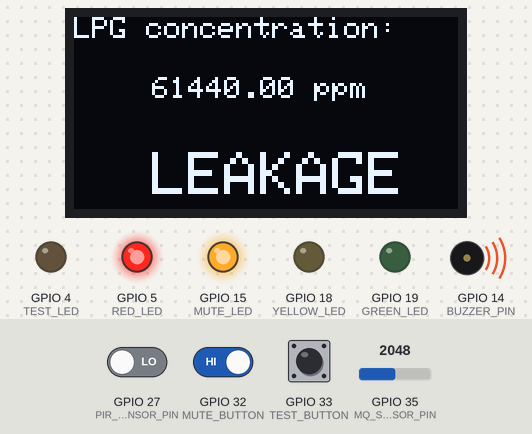
The sketch below on a simulated ESP32. On the bench: 128×64 one-colour display, output pins drawn as LEDs (lit = HIGH), buzzer (waves = sounding, pin HIGH). Inputs (shaded band) come from the test bench; at power-on: GPIO 27 (PIR_SENSOR_PIN) LOW, GPIO 35 (MQ_SENSOR_PIN) = 2048, GPIO 32 (MUTE_BUTTON) HIGH, GPIO 33 (TEST_BUTTON) HIGH. WiFi joins after 1.5 s; servers stay silent unless stated; what the sketch prints to the serial monitor is not drawn.

Above: at 10.9 s.
11.0 s: GPIO 27 (PIR_SENSOR_PIN) driven HIGH
At 17.6 s:
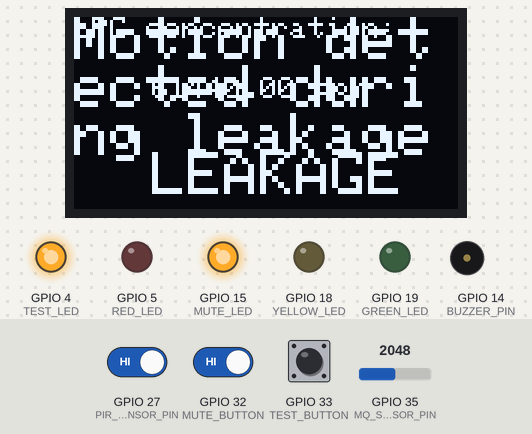
22.3 s: GPIO 35 (MQ_SENSOR_PIN) set to 8
At 28.1 s:
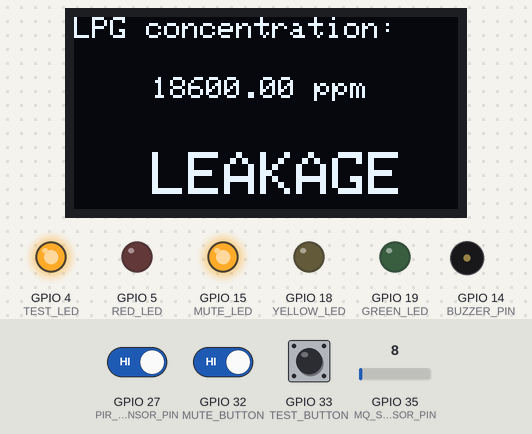
32.5 s: GPIO 35 (MQ_SENSOR_PIN) set to 5
At 39.0 s:
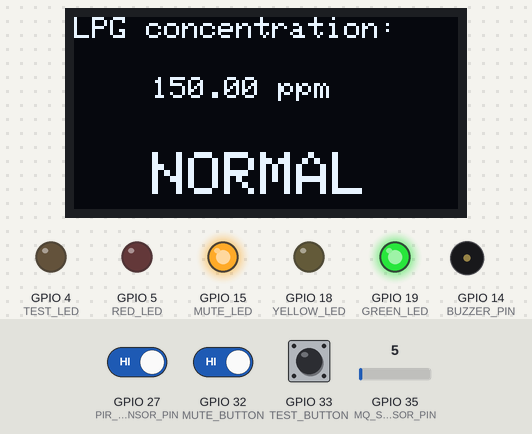
45.2 s: GPIO 35 (MQ_SENSOR_PIN) set to 70
At 50.2 s:
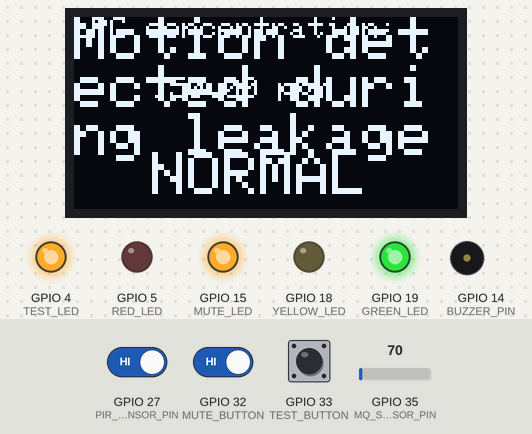
51.8 s: GPIO 27 (PIR_SENSOR_PIN) driven LOW and GPIO 32 (MUTE_BUTTON) driven LOW
At 58.3 s:
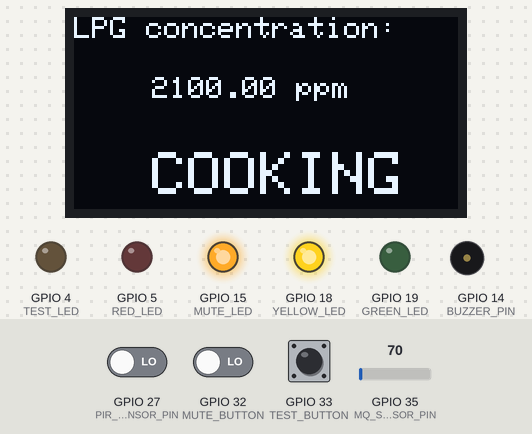
Timing chart, 0 to 59.8 s (numbered marks = the images above; inputs shaded):
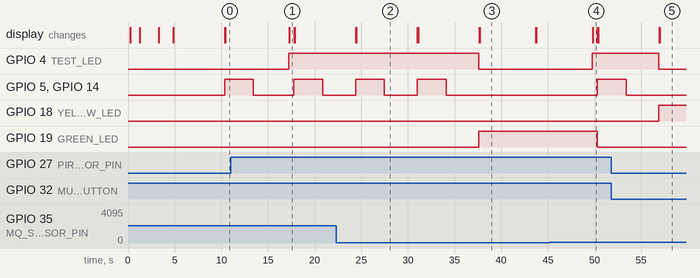

Measured:
- the behaviour switches between 7 and 6 on GPIO 35 (MQ_SENSOR_PIN) (found by bisection; images 2 and 3)
- after the input at 11.0 s, GPIO 4 (TEST_LED): LOW → HIGH after 6.2 s; the display: changes after 6.3 s (image 1)
- after the input at 22.3 s, the display: first differs from a run without the input after 2.2 s (image 2)
- after the input at 32.5 s, GPIO 4 (TEST_LED): HIGH → LOW after 5.1 s; GPIO 5 (RED_LED), GPIO 14 (BUZZER_PIN): goes on until 34.1 s, then stays LOW; GPIO 19 (GREEN_LED): LOW → HIGH after 5.1 s; the display: first changes after 5.1 s (image 3 shows a later state)
- after the input at 45.2 s, GPIO 4 (TEST_LED): LOW → HIGH after 4.6 s; GPIO 5 (RED_LED), GPIO 14 (BUZZER_PIN): LOW → HIGH after 5.1 s; GPIO 19 (GREEN_LED): HIGH → LOW after 5.1 s; the display: changes after 4.6 s (image 4)
- after the input at 51.8 s, GPIO 4 (TEST_LED): HIGH → LOW after 5.1 s; GPIO 5 (RED_LED), GPIO 14 (BUZZER_PIN): goes on until 53.4 s, then stays LOW; GPIO 18 (YELLOW_LED): LOW → HIGH after 5.1 s; the display: first changes after 5.1 s (image 5 shows a later state)
- what the display in image 1 shows lasts 0.5 s, from 17.3 s to 17.8 s

The sketch:

Source_code.ino
```cpp
#include <Wire.h>
#include <Adafruit_GFX.h>
#include <Adafruit_SSD1306.h>
#include <WiFi.h>
#include <WiFiClient.h>
#include <BlynkSimpleEsp32.h>
#include <WiFiManager.h>

// Define constants for display dimensions and I2C address
#define WIDTH 128
#define HEIGHT 64
#define RESET_PIN -1
#define OLED_ADDRESS 0x3C

// Define pin assignments for components
#define BUZZER_PIN 14
#define GREEN_LED 19
#define YELLOW_LED 18
#define RED_LED 5
#define MUTE_BUTTON 32
#define TEST_BUTTON 33
#define MQ_SENSOR_PIN 35 // Other pins: 37, 38, 39, 34, 36
#define PIR_SENSOR_PIN 27
#define MUTE_LED 15
#define TEST_LED 4

// Define Blynk template information
#define BLYNK_TEMPLATE_ID "TMPL6FNWeJsx3"
#define BLYNK_TEMPLATE_NAME "Gas Leakage Detector"
#define BLYNK_AUTH_TOKEN "cj3DAuZWEThcB4aGmqUUZbpqSrFxeLQv"

// Virtual pins for Blynk buttons
#define VPIN_BUTTON_1 V1
#define VPIN_BUTTON_2 V2

// Global variables
bool timeouted = false;
BlynkTimer timer;
Adafruit_SSD1306 display(WIDTH, HEIGHT, &Wire, RESET_PIN);

// Set trigger value for gas leakage in ppm
int leakage_ppm = 5000;
bool motion = false;
float LPGppm = 0;
bool pressed_mute = false;
int t = 0;

// Blynk authentication
char auth[] = BLYNK_AUTH_TOKEN;

// Function prototypes
void measure_ppm();
void printState(String state);
void print_line(String text, int column, int row, int textSize);
void checkBlynkStatus();
void connectWiFi();

void setup() {
  // Initialize sensor and output pins
  pinMode(MQ_SENSOR_PIN, INPUT);
  pinMode(PIR_SENSOR_PIN, INPUT);
  pinMode(BUZZER_PIN, OUTPUT);
  pinMode(GREEN_LED, OUTPUT);
  pinMode(YELLOW_LED, OUTPUT);
  pinMode(RED_LED, OUTPUT);
  pinMode(MUTE_BUTTON, INPUT);
  pinMode(TEST_BUTTON, INPUT);
  pinMode(MUTE_LED, OUTPUT);
  pinMode(TEST_LED, OUTPUT);

  // Initialize serial communication
  Serial.begin(9600);

  // Initialize OLED display
  if (!display.begin(SSD1306_SWITCHCAPVCC, OLED_ADDRESS)) {
    Serial.println(F("SSD1306 allocation failed"));
    for (;;);
  }
  delay(200);
  display.clearDisplay();

  // Display welcome message
  print_line("WELCOME", 10, 25, 2);
  delay(1000);

  display.clearDisplay();
  print_line("Gas leakage detector", 0, 20, 1.5);
  delay(1000);
  display.clearDisplay();

  // Set up Blynk connection and timer
  timer.setInterval(2000L, checkBlynkStatus); // Check Blynk server connection every 2 seconds
  Blynk.config(auth);
  delay(1000);

  // Connect to Wi-Fi
  t = millis();
  while (millis() - t < 30000) {
    if (WiFi.status() != WL_CONNECTED && !timeouted) {
      connectWiFi();
      break;
    }
  }
}

void loop() {
  // Handle Wi-Fi connection during button press
  if ((digitalRead(TEST_BUTTON) == LOW) && WiFi.status() != WL_CONNECTED) {
    t = millis();
    while (millis() - t < 30000) {
      if (WiFi.status() != WL_CONNECTED) {
        connectWiFi();
        break;
      }
    }
  }

  // Measure gas concentration
  measure_ppm();
  Serial.println(LPGppm);
  Blynk.virtualWrite(VPIN_BUTTON_1, LPGppm);

  // Check for normal gas concentration
  if (LPGppm < 200) {
    motion = false;
    pressed_mute = false;
    digitalWrite(RED_LED, LOW);
    digitalWrite(YELLOW_LED, LOW);
    digitalWrite(GREEN_LED, HIGH);
    digitalWrite(TEST_LED, LOW);
    digitalWrite(BUZZER_PIN, LOW);
    printState("NORMAL");
    Blynk.virtualWrite(VPIN_BUTTON_2, "NORMAL");
  } else {
    // Check for muted state or cooking mode
    if ((digitalRead(MUTE_BUTTON) == LOW) || (pressed_mute == true)) {
      Serial.println("MUTED");
      motion = false;
      pressed_mute = true;
      digitalWrite(RED_LED, LOW);
      digitalWrite(GREEN_LED, LOW);
      digitalWrite(YELLOW_LED, HIGH);
      digitalWrite(TEST_LED, LOW);
      digitalWrite(BUZZER_PIN, LOW);
      printState("COOKING");
      Blynk.virtualWrite(VPIN_BUTTON_2, "COOKING");
    } else {
      t = millis();
      while (((millis() - t) < 2000) && (!(motion))) {
        // Check for motion detection
        if (digitalRead(PIR_SENSOR_PIN)) {
          motion = true;
          Serial.println("Motion detected ");
          digitalWrite(TEST_LED, HIGH);
          print_line("Motion detected during leakage", 0, 0, 2);
          delay(500);
          break;
        }
        // Check for mute button press
        if (digitalRead(MUTE_BUTTON) == LOW) {
          pressed_mute = true;
          digitalWrite(TEST_LED, LOW);
        }
      }
      if (!(motion)) {
        delay(500);
        Blynk.logEvent("leakage_alert", "Gas Leakage Detected!");
      }
      digitalWrite(GREEN_LED, LOW);
      digitalWrite(YELLOW_LED, LOW);
      digitalWrite(RED_LED, HIGH);
      digitalWrite(BUZZER_PIN, HIGH);
      print_line("Hold mute button to mute", 0, 17, 1);
      printState("LEAKAGE");
      Blynk.virtualWrite(VPIN_BUTTON_2, "LEAKAGE");
      digitalWrite(RED_LED, LOW);
      digitalWrite(BUZZER_PIN, LOW);
      delay(500);
    }
  }
  Blynk.run();
  timer.run();
}

// Function to measure gas concentration in ppm
void measure_ppm() {
  float LPGAvg = 0;
  for (int i = 0; i < 30; i++) {
    delay(100);
    LPGAvg += analogRead(MQ_SENSOR_PIN);
  }
  LPGppm = map(LPGAvg / 30, 0, 4095, 200, 10000);
  LPGppm = LPGAvg;
}

// Function to print system state information
void printState(String state) {
  Serial.print("LPG ppm: ");
  Serial.print(LPGppm);
  Serial.println(" ppm");
  display.clearDisplay();
  print_line(state, 26, 45, 2);
  print_line("LPG concentration:", 0, 0, 1);
  display.setCursor(26, 20);
  print_line(String(LPGppm) + " ppm", 26, 20, 1);
  delay(3000);
}

// Function to print text on the OLED display
void print_line(String text, int column, int row, int textSize) {
  display.setTextSize(textSize);
  display.setTextColor(SSD1306_WHITE);
  display.setCursor(column, row);
  display.println(text);
  display.display();
}

// Function to check Blynk server status
void checkBlynkStatus() {
  bool isconnected = Blynk.connected();
  if (isconnected == false) {
    Serial.println("Blynk Not Connected");
    digitalWrite(MUTE_LED, LOW);
  }
  if (isconnected == true) {
    digitalWrite(MUTE_LED, HIGH);
    Serial.println("Blynk Connected");
  }
}

// Function to connect to Wi-Fi using WiFiManager
void connectWiFi() {
  display.clearDisplay();
  print_line("Connect to WiFi...", 1, 1, 0);
  WiFiManager wm;
  wm.resetSettings();
  wm.setConfigPortalTimeout(120); // Set connection timeout to 2 minutes
  bool res = wm.autoConnect("AutoConnectAP", "password"); // Password-protected AP

  if (res) {
    Serial.println("Connected to WiFi");
    display.clearDisplay();
    digitalWrite(MUTE_LED, HIGH);
    print_line("Connected to WiFi", 1, 1, 0);
    delay(2);
    return; // Exit the function on successful connection
  } else {
    Serial.println("Failed to connect to WiFi");
    display.clearDisplay();
    timeouted = true;
    print_line("WiFi connection failed", 1, 1, 0);
    delay(2);
    return; // Exit the function on failure
  }
}
```
